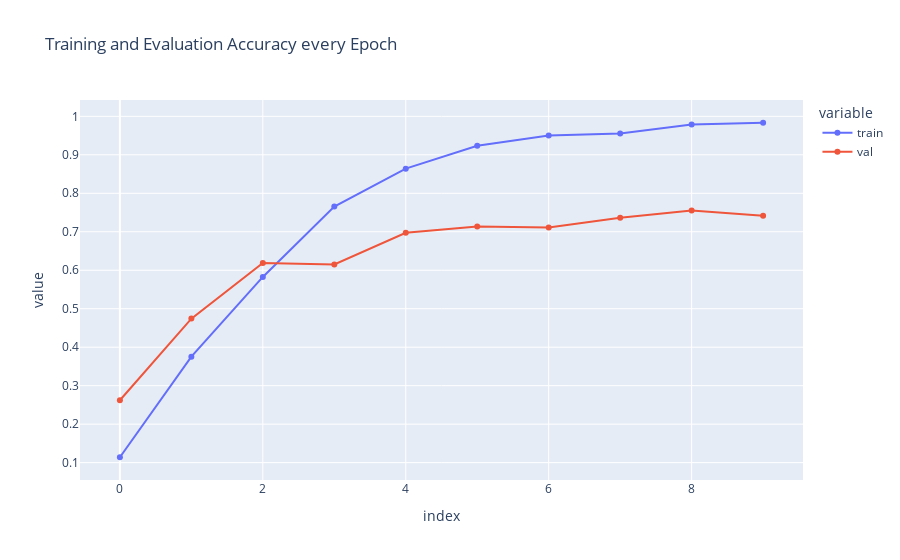
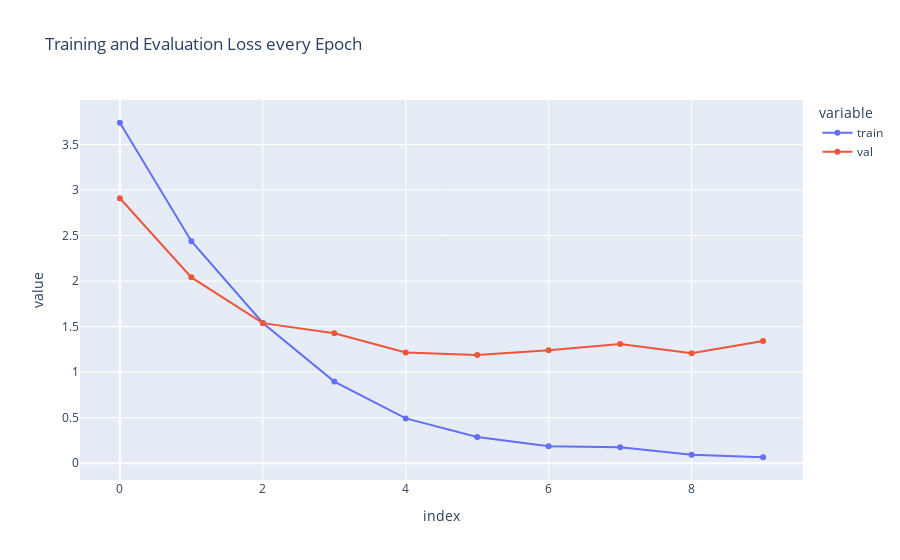

The cell these charts' notebook holds for them, in order:
### Code cell
acc = pd.DataFrame({'train': history.history['acc'], 'val': history.history['val_acc']})

fig = px.line(acc, x=acc.index, y=acc.columns[0::], title='Training and Evaluation Accuracy every Epoch', markers=True)
fig.show()

loss = pd.DataFrame({'train': history.history['loss'], 'val': history.history['val_loss']})

fig = px.line(loss, x=loss.index, y=loss.columns[0::], title='Training and Evaluation Loss every Epoch', markers=True)
fig.show()

### Figure 1 — Plotly figure (JSON) as saved in the notebook; plotly's stock layout.template omitted (floating-point values rounded to 4 significant figures)
{"data": [{"hovertemplate": "variable=train<br>index=%{x}<br>value=%{y}<extra></extra>", "legendgroup": "train", "line": {"color": "#636efa", "dash": "solid"}, "marker": {"symbol": "circle"}, "mode": "lines+markers", "name": "train", "orientation": "v", "showlegend": true, "type": "scatter", "x": [0, 1, 2, 3, 4, 5, 6, 7, 8, 9], "xaxis": "x", "y": [0.114, 0.3753, 0.5827, 0.7657, 0.864, 0.9233, 0.95, 0.9557, 0.9787, 0.9833], "yaxis": "y"}, {"hovertemplate": "variable=val<br>index=%{x}<br>value=%{y}<extra></extra>", "legendgroup": "val", "line": {"color": "#EF553B", "dash": "solid"}, "marker": {"symbol": "circle"}, "mode": "lines+markers", "name": "val", "orientation": "v", "showlegend": true, "type": "scatter", "x": [0, 1, 2, 3, 4, 5, 6, 7, 8, 9], "xaxis": "x", "y": [0.2622, 0.4743, 0.6189, 0.6149, 0.6973, 0.7135, 0.7108, 0.7365, 0.7554, 0.7419], "yaxis": "y"}], "layout": {"legend": {"title": {"text": "variable"}, "tracegroupgap": 0}, "title": {"text": "Training and Evaluation Accuracy every Epoch"}, "xaxis": {"anchor": "y", "domain": [0, 1], "title": {"text": "index"}}, "yaxis": {"anchor": "x", "domain": [0, 1], "title": {"text": "value"}}}}

### Figure 2 — Plotly figure (JSON) as saved in the notebook; plotly's stock layout.template omitted (floating-point values rounded to 4 significant figures)
{"data": [{"hovertemplate": "variable=train<br>index=%{x}<br>value=%{y}<extra></extra>", "legendgroup": "train", "line": {"color": "#636efa", "dash": "solid"}, "marker": {"symbol": "circle"}, "mode": "lines+markers", "name": "train", "orientation": "v", "showlegend": true, "type": "scatter", "x": [0, 1, 2, 3, 4, 5, 6, 7, 8, 9], "xaxis": "x", "y": [3.739, 2.437, 1.541, 0.8964, 0.4925, 0.2884, 0.1858, 0.1745, 0.09422, 0.06575], "yaxis": "y"}, {"hovertemplate": "variable=val<br>index=%{x}<br>value=%{y}<extra></extra>", "legendgroup": "val", "line": {"color": "#EF553B", "dash": "solid"}, "marker": {"symbol": "circle"}, "mode": "lines+markers", "name": "val", "orientation": "v", "showlegend": true, "type": "scatter", "x": [0, 1, 2, 3, 4, 5, 6, 7, 8, 9], "xaxis": "x", "y": [2.91, 2.041, 1.538, 1.428, 1.216, 1.189, 1.241, 1.31, 1.207, 1.342], "yaxis": "y"}], "layout": {"legend": {"title": {"text": "variable"}, "tracegroupgap": 0}, "title": {"text": "Training and Evaluation Loss every Epoch"}, "xaxis": {"anchor": "y", "domain": [0, 1], "title": {"text": "index"}}, "yaxis": {"anchor": "x", "domain": [0, 1], "title": {"text": "value"}}}}
